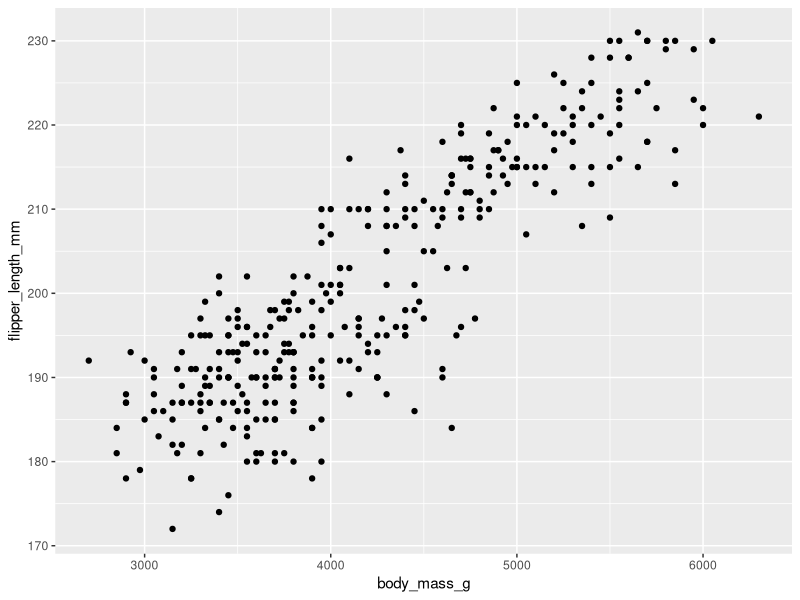
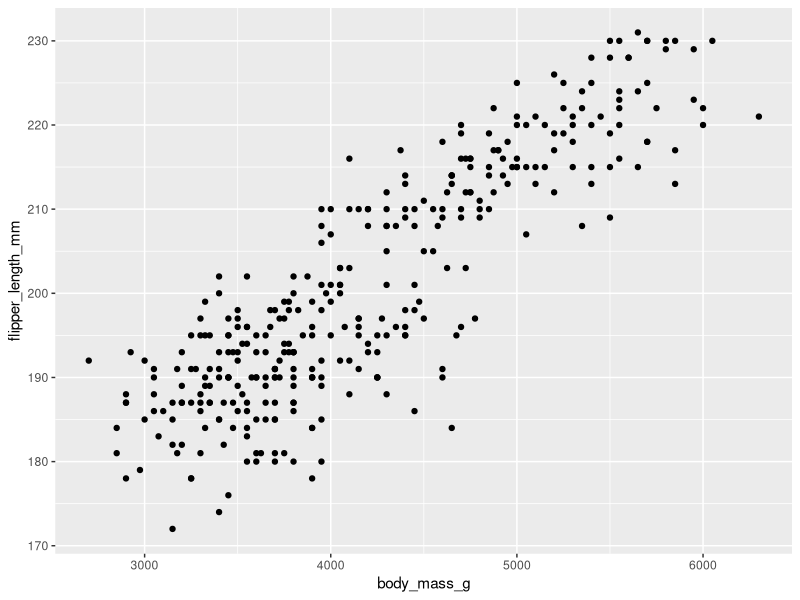

Source code (R) for these figures, in order:
## ---- chunk 1
library(palmerpenguins)
library(ggplot2)
## ---- chunk 2
#| fig-width: 2
#| fig-align: center
ggplot(data = penguins,
       mapping = aes(x = body_mass_g, y = flipper_length_mm)) +
    geom_point()
## ---- chunk 3
#| fig-width: 2
#| fig-align: center
ggplot(penguins,
       aes(x = body_mass_g, y = flipper_length_mm)) +
    geom_point()
## ---- chunk 4
args(ggplot)
## ---- chunk 5
#| echo: false
sessionInfo()
